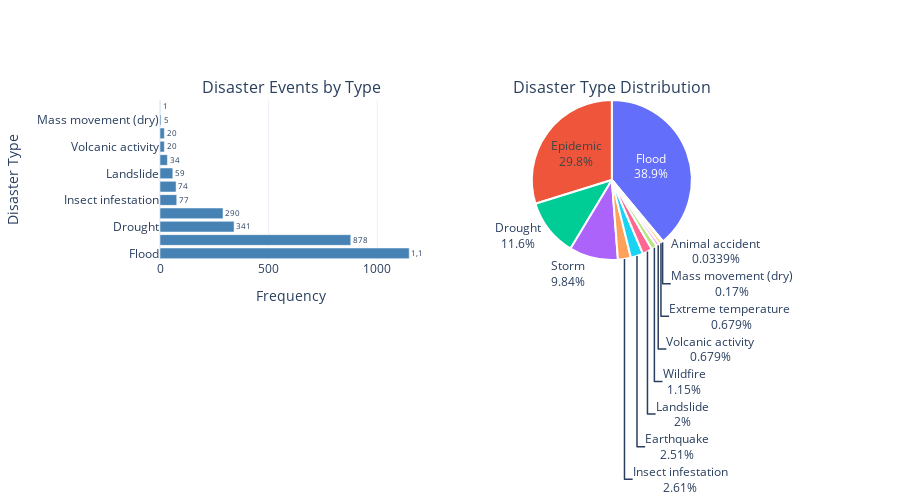

The notebook cell saved with this chart:
### Code cell
# Visualize Disaster Types - Interactive
fig = make_subplots(rows=1, cols=2,
                    specs=[[{'type': 'bar'}, {'type': 'pie'}]],
                    subplot_titles=('Disaster Events by Type', 'Disaster Type Distribution'))

# Bar plot
fig.add_trace(
    go.Bar(y=disaster_types.index, x=disaster_types.values,
           orientation='h', marker_color='steelblue',
           text=disaster_types.values,
           texttemplate='%{text:,}',
           textposition='outside',
           hovertemplate='<b>%{y}</b><br>Count: %{x:,}<br>Percentage: %{customdata:.1f}%<extra></extra>',
           customdata=(disaster_types.values / disaster_types.sum() * 100)),
    row=1, col=1
)

# Enhanced Pie chart with better visibility
fig.add_trace(
    go.Pie(labels=disaster_types.index, values=disaster_types.values,
           textposition='auto',
           textinfo='label+percent',
           hovertemplate='<b>%{label}</b><br>Count: %{value:,}<br>Percentage: %{percent}<extra></extra>',
           marker=dict(line=dict(color='white', width=2))),
    row=1, col=2
)

fig.update_xaxes(title_text="Frequency", row=1, col=1)
fig.update_yaxes(title_text="Disaster Type", row=1, col=1)

fig.update_layout(height=500, showlegend=False, template='plotly_white',
                  hovermode='closest')
fig.show()

### Figure 1 — Plotly figure (JSON) as saved in the notebook; plotly's stock layout.template omitted (floating-point values rounded to 4 significant figures)
{"data": [{"customdata": [38.93, 29.8, 11.58, 9.844, 2.614, 2.512, 2.003, 1.154, 0.6789, 0.6789, 0.1697, 0.03394], "hovertemplate": "<b>%{y}</b><br>Count: %{x:,}<br>Percentage: %{customdata:.1f}%<extra></extra>", "marker": {"color": "steelblue"}, "orientation": "h", "text": [1147.0, 878.0, 341.0, 290.0, 77.0, 74.0, 59.0, 34.0, 20.0, 20.0, 5.0, 1.0], "textposition": "outside", "texttemplate": "%{text:,}", "type": "bar", "x": [1147, 878, 341, 290, 77, 74, 59, 34, 20, 20, 5, 1], "xaxis": "x", "y": ["Flood", "Epidemic", "Drought", "Storm", "Insect infestation", "Earthquake", "Landslide", "Wildfire", "Volcanic activity", "Extreme temperature ", "Mass movement (dry)", "Animal accident"], "yaxis": "y"}, {"domain": {"x": [0.55, 1], "y": [0, 1]}, "hovertemplate": "<b>%{label}</b><br>Count: %{value:,}<br>Percentage: %{percent}<extra></extra>", "labels": ["Flood", "Epidemic", "Drought", "Storm", "Insect infestation", "Earthquake", "Landslide", "Wildfire", "Volcanic activity", "Extreme temperature ", "Mass movement (dry)", "Animal accident"], "marker": {"line": {"color": "white", "width": 2}}, "textinfo": "label+percent", "textposition": "auto", "type": "pie", "values": [1147, 878, 341, 290, 77, 74, 59, 34, 20, 20, 5, 1]}], "layout": {"annotations": [{"font": {"size": 16}, "showarrow": false, "text": "Disaster Events by Type", "x": 0.225, "xanchor": "center", "xref": "paper", "y": 1, "yanchor": "bottom", "yref": "paper"}, {"font": {"size": 16}, "showarrow": false, "text": "Disaster Type Distribution", "x": 0.775, "xanchor": "center", "xref": "paper", "y": 1, "yanchor": "bottom", "yref": "paper"}], "height": 500, "hovermode": "closest", "showlegend": false, "xaxis": {"anchor": "y", "domain": [0, 0.45], "title": {"text": "Frequency"}}, "yaxis": {"anchor": "x", "domain": [0, 1], "title": {"text": "Disaster Type"}}}}
